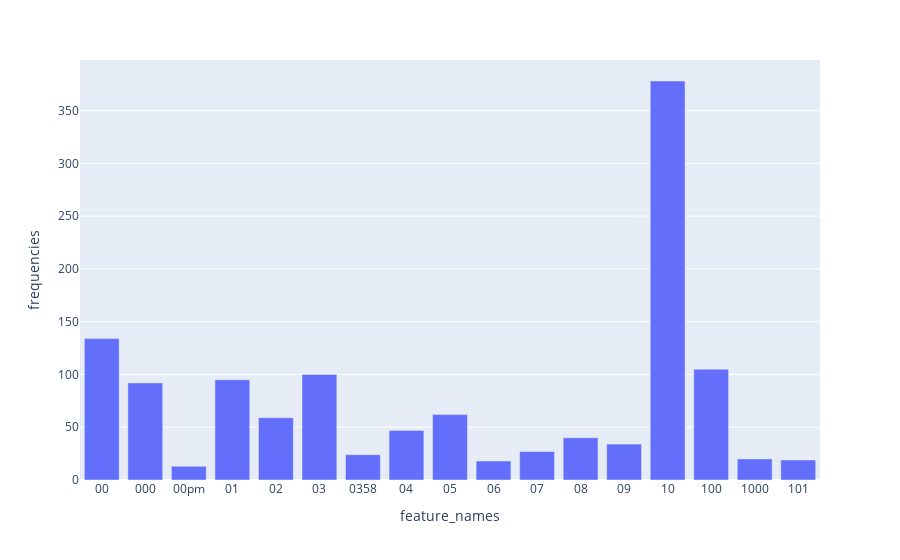

This figure's notebook cell:
### Markdown cell above
### >>> **Exercise 14 (take home):** 
The chart above contains all the vocabulary, and it's computationally intensive to both compute and visualize. Can you efficiently reduce the number of terms you want to visualize as an exercise.

### Code cell
# Answer here
mask = df2["frequencies"]>10
df3 = df2[mask]

fig = px.bar(df3, x='feature_names', y='frequencies')
fig.show()

### Figure 1 — Plotly figure (JSON) as saved in the notebook; plotly's stock layout.template omitted (floating-point values rounded to 4 significant figures)
{"data": [{"alignmentgroup": "True", "hovertemplate": "feature_names=%{x}<br>frequencies=%{y}<extra></extra>", "legendgroup": "", "marker": {"color": "#636efa", "pattern": {"shape": ""}}, "name": "", "offsetgroup": "", "orientation": "v", "showlegend": false, "textposition": "auto", "type": "bar", "x": ["00", "000", "00pm", "01", "02", "03", "0358", "04", "05", "06", "07", "08", "09", "10", "100", "1000", "101"], "xaxis": "x", "y": [134, 92, 13, 95, 59, 100, 24, 47, 62, 18, 27, 40, 34, 378, 105, 20, 19], "yaxis": "y"}], "layout": {"barmode": "relative", "legend": {"tracegroupgap": 0}, "margin": {"t": 60}, "xaxis": {"anchor": "y", "domain": [0, 1], "title": {"text": "feature_names"}}, "yaxis": {"anchor": "x", "domain": [0, 1], "title": {"text": "frequencies"}}}}
